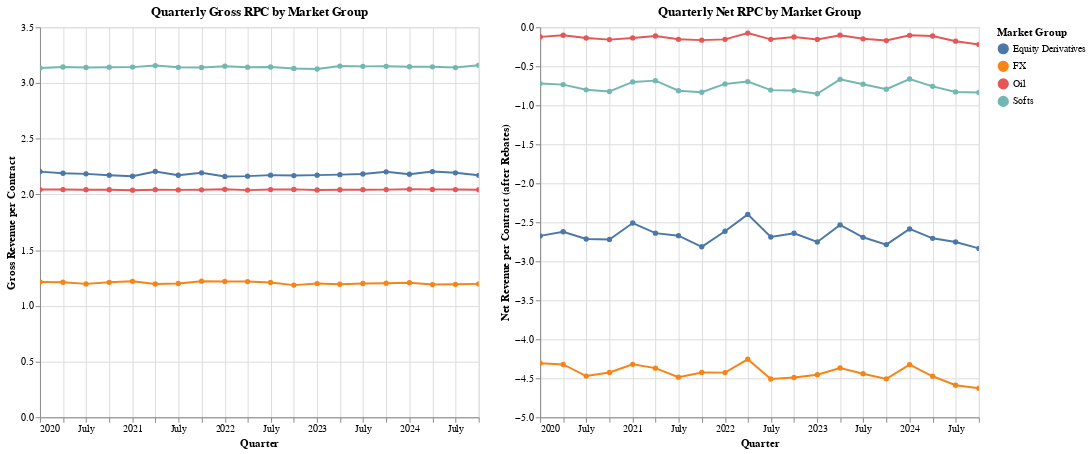

Notebook cell for this chart:
### Code cell
quarter_net_rpc = alt.Chart(quarterly_summary).mark_line(point=True).encode(
    x=alt.X('Quarter:T', title='Quarter'),
    y=alt.Y('Net RPC:Q', title='Net Revenue per Contract (after Rebates)'),
    color=alt.Color('Group:N', title='Market Group'),
    tooltip=['Group', 'Quarter:T', 'Net RPC:Q']
).properties(
    title='Quarterly Net RPC by Market Group',
    width=450,
    height=400
).interactive()

quarter_gross_rpc | quarter_net_rpc

### Figure 1 — Vega-Lite specification as saved in the notebook (floating-point values rounded to 4 significant figures)
{"config": {"view": {"continuousWidth": 300, "continuousHeight": 300}}, "hconcat": [{"mark": {"type": "line", "point": true}, "encoding": {"color": {"field": "Group", "title": "Market Group", "type": "nominal"}, "tooltip": [{"field": "Group", "type": "nominal"}, {"field": "Quarter", "type": "temporal"}, {"field": "Gross RPC", "type": "quantitative"}], "x": {"field": "Quarter", "title": "Quarter", "type": "temporal"}, "y": {"field": "Gross RPC", "title": "Gross Revenue per Contract", "type": "quantitative"}}, "height": 400, "name": "view_3", "title": "Quarterly Gross RPC by Market Group", "width": 450}, {"mark": {"type": "line", "point": true}, "encoding": {"color": {"field": "Group", "title": "Market Group", "type": "nominal"}, "tooltip": [{"field": "Group", "type": "nominal"}, {"field": "Quarter", "type": "temporal"}, {"field": "Net RPC", "type": "quantitative"}], "x": {"field": "Quarter", "title": "Quarter", "type": "temporal"}, "y": {"field": "Net RPC", "title": "Net Revenue per Contract (after Rebates)", "type": "quantitative"}}, "height": 400, "name": "view_4", "title": "Quarterly Net RPC by Market Group", "width": 450}], "data": {"name": "data-7f60f2c6337c1b0003352a4a862b972a"}, "params": [{"name": "param_5", "select": {"type": "interval", "encodings": ["x", "y"]}, "bind": "scales", "views": ["view_3"]}, {"name": "param_6", "select": {"type": "interval", "encodings": ["x", "y"]}, "bind": "scales", "views": ["view_4"]}], "$schema": "https://vega.github.io/schema/vega-lite/v5.8.0.json", "datasets": {"data-7f60f2c6337c1b0003352a4a862b972a": [{"Group": "Equity Derivatives", "Quarter": "2020-01-01T00:00:00", "Lots": 14190000.0, "Fees": 31290000.0, "Net_Fees": -37950000.0, "Trading_Days": 62, "Gross RPC": 2.205, "Net RPC": -2.674, "ADV": 228900.0}, {"Group": "Equity Derivatives", "Quarter": "2020-04-01T00:00:00", "Lots": 12200000.0, "Fees": 26720000.0, "Net_Fees": -31980000.0, "Trading_Days": 63, "Gross RPC": 2.191, "Net RPC": -2.621, "ADV": 193600.0}, {"Group": "Equity Derivatives", "Quarter": "2020-07-01T00:00:00", "Lots": 13020000.0, "Fees": 28440000.0, "Net_Fees": -35330000.0, "Trading_Days": 64, "Gross RPC": 2.185, "Net RPC": -2.714, "ADV": 203400.0}, {"Group": "Equity Derivatives", "Quarter": "2020-10-01T00:00:00", "Lots": 13600000.0, "Fees": 29540000.0, "Net_Fees": -36970000.0, "Trading_Days": 64, "Gross RPC": 2.173, "Net RPC": -2.72, "ADV": 212400.0}, {"Group": "Equity Derivatives", "Quarter": "2021-01-01T00:00:00", "Lots": 14180000.0, "Fees": 30680000.0, "Net_Fees": -35590000.0, "Trading_Days": 61, "Gross RPC": 2.164, "Net RPC": -2.509, "ADV": 232500.0}, {"Group": "Equity Derivatives", "Quarter": "2021-04-01T00:00:00", "Lots": 12760000.0, "Fees": 28160000.0, "Net_Fees": -33680000.0, "Trading_Days": 63, "Gross RPC": 2.206, "Net RPC": -2.639, "ADV": 202600.0}, {"Group": "Equity Derivatives", "Quarter": "2021-07-01T00:00:00", "Lots": 13600000.0, "Fees": 29540000.0, "Net_Fees": -36340000.0, "Trading_Days": 64, "Gross RPC": 2.172, "Net RPC": -2.671, "ADV": 212500.0}, {"Group": "Equity Derivatives", "Quarter": "2021-10-01T00:00:00", "Lots": 14100000.0, "Fees": 30940000.0, "Net_Fees": -39680000.0, "Trading_Days": 64, "Gross RPC": 2.194, "Net RPC": -2.814, "ADV": 220300.0}, {"Group": "Equity Derivatives", "Quarter": "2022-01-01T00:00:00", "Lots": 15320000.0, "Fees": 33130000.0, "Net_Fees": -40070000.0, "Trading_Days": 62, "Gross RPC": 2.162, "Net RPC": -2.615, "ADV": 247200.0}, {"Group": "Equity Derivatives", "Quarter": "2022-04-01T00:00:00", "Lots": 12820000.0, "Fees": 27750000.0, "Net_Fees": -30760000.0, "Trading_Days": 62, "Gross RPC": 2.164, "Net RPC": -2.399, "ADV": 206800.0}, {"Group": "Equity Derivatives", "Quarter": "2022-07-01T00:00:00", "Lots": 13970000.0, "Fees": 30360000.0, "Net_Fees": -37560000.0, "Trading_Days": 64, "Gross RPC": 2.173, "Net RPC": -2.689, "ADV": 218200.0}, {"Group": "Equity Derivatives", "Quarter": "2022-10-01T00:00:00", "Lots": 14220000.0, "Fees": 30850000.0, "Net_Fees": -37540000.0, "Trading_Days": 63, "Gross RPC": 2.169, "Net RPC": -2.641, "ADV": 225700.0}, {"Group": "Equity Derivatives", "Quarter": "2023-01-01T00:00:00", "Lots": 15690000.0, "Fees": 34100000.0, "Net_Fees": -43190000.0, "Trading_Days": 62, "Gross RPC": 2.173, "Net RPC": -2.752, "ADV": 253100.0}, {"Group": "Equity Derivatives", "Quarter": "2023-04-01T00:00:00", "Lots": 13350000.0, "Fees": 29060000.0, "Net_Fees": -33820000.0, "Trading_Days": 62, "Gross RPC": 2.178, "Net RPC": -2.534, "ADV": 215300.0}, {"Group": "Equity Derivatives", "Quarter": "2023-07-01T00:00:00", "Lots": 13840000.0, "Fees": 30210000.0, "Net_Fees": -37260000.0, "Trading_Days": 63, "Gross RPC": 2.183, "Net RPC": -2.692, "ADV": 219700.0}, {"Group": "Equity Derivatives", "Quarter": "2023-10-01T00:00:00", "Lots": 14670000.0, "Fees": 32310000.0, "Net_Fees": -40870000.0, "Trading_Days": 63, "Gross RPC": 2.203, "Net RPC": -2.786, "ADV": 232900.0}, {"Group": "Equity Derivatives", "Quarter": "2024-01-01T00:00:00", "Lots": 15980000.0, "Fees": 34850000.0, "Net_Fees": -41310000.0, "Trading_Days": 61, "Gross RPC": 2.181, "Net RPC": -2.585, "ADV": 261900.0}, {"Group": "Equity Derivatives", "Quarter": "2024-04-01T00:00:00", "Lots": 13910000.0, "Fees": 30670000.0, "Net_Fees": -37640000.0, "Trading_Days": 63, "Gross RPC": 2.205, "Net RPC": -2.706, "ADV": 220800.0}, {"Group": "Equity Derivatives", "Quarter": "2024-07-01T00:00:00", "Lots": 14830000.0, "Fees": 32530000.0, "Net_Fees": -40820000.0, "Trading_Days": 64, "Gross RPC": 2.194, "Net RPC": -2.753, "ADV": 231700.0}, {"Group": "Equity Derivatives", "Quarter": "2024-10-01T00:00:00", "Lots": 15470000.0, "Fees": 33590000.0, "Net_Fees": -43860000.0, "Trading_Days": 64, "Gross RPC": 2.171, "Net RPC": -2.835, "ADV": 241700.0}, {"Group": "FX", "Quarter": "2020-01-01T00:00:00", "Lots": 12130000.0, "Fees": 14740000.0, "Net_Fees": -52260000.0, "Trading_Days": 62, "Gross RPC": 1.215, "Net RPC": -4.307, "ADV": 195700.0}, {"Group": "FX", "Quarter": "2020-04-01T00:00:00", "Lots": 10710000.0, "Fees": 12980000.0, "Net_Fees": -46310000.0, "Trading_Days": 63, "Gross RPC": 1.212, "Net RPC": -4.323, "ADV": 170100.0}, {"Group": "FX", "Quarter": "2020-07-01T00:00:00", "Lots": 11630000.0, "Fees": 13930000.0, "Net_Fees": -52020000.0, "Trading_Days": 64, "Gross RPC": 1.197, "Net RPC": -4.471, "ADV": 181800.0}, {"Group": "FX", "Quarter": "2020-10-01T00:00:00", "Lots": 11780000.0, "Fees": 14270000.0, "Net_Fees": -52140000.0, "Trading_Days": 64, "Gross RPC": 1.211, "Net RPC": -4.426, "ADV": 184100.0}, {"Group": "FX", "Quarter": "2021-01-01T00:00:00", "Lots": 13010000.0, "Fees": 15880000.0, "Net_Fees": -56230000.0, "Trading_Days": 61, "Gross RPC": 1.22, "Net RPC": -4.321, "ADV": 213300.0}, {"Group": "FX", "Quarter": "2021-04-01T00:00:00", "Lots": 11580000.0, "Fees": 13850000.0, "Net_Fees": -50600000.0, "Trading_Days": 63, "Gross RPC": 1.196, "Net RPC": -4.37, "ADV": 183800.0}, {"Group": "FX", "Quarter": "2021-07-01T00:00:00", "Lots": 12050000.0, "Fees": 14470000.0, "Net_Fees": -54060000.0, "Trading_Days": 64, "Gross RPC": 1.201, "Net RPC": -4.485, "ADV": 188300.0}, {"Group": "FX", "Quarter": "2021-10-01T00:00:00", "Lots": 12250000.0, "Fees": 14960000.0, "Net_Fees": -54190000.0, "Trading_Days": 64, "Gross RPC": 1.222, "Net RPC": -4.425, "ADV": 191300.0}, {"Group": "FX", "Quarter": "2022-01-01T00:00:00", "Lots": 13750000.0, "Fees": 16760000.0, "Net_Fees": -60880000.0, "Trading_Days": 62, "Gross RPC": 1.219, "Net RPC": -4.427, "ADV": 221800.0}, {"Group": "FX", "Quarter": "2022-04-01T00:00:00", "Lots": 11650000.0, "Fees": 14180000.0, "Net_Fees": -49570000.0, "Trading_Days": 62, "Gross RPC": 1.218, "Net RPC": -4.256, "ADV": 187800.0}, {"Group": "FX", "Quarter": "2022-07-01T00:00:00", "Lots": 12470000.0, "Fees": 15090000.0, "Net_Fees": -56230000.0, "Trading_Days": 64, "Gross RPC": 1.21, "Net RPC": -4.509, "ADV": 194900.0}, {"Group": "FX", "Quarter": "2022-10-01T00:00:00", "Lots": 13170000.0, "Fees": 15630000.0, "Net_Fees": -59150000.0, "Trading_Days": 63, "Gross RPC": 1.186, "Net RPC": -4.49, "ADV": 209100.0}, {"Group": "FX", "Quarter": "2023-01-01T00:00:00", "Lots": 14230000.0, "Fees": 17070000.0, "Net_Fees": -63360000.0, "Trading_Days": 62, "Gross RPC": 1.2, "Net RPC": -4.454, "ADV": 229500.0}, {"Group": "FX", "Quarter": "2023-04-01T00:00:00", "Lots": 12420000.0, "Fees": 14830000.0, "Net_Fees": -54250000.0, "Trading_Days": 62, "Gross RPC": 1.194, "Net RPC": -4.368, "ADV": 200300.0}, {"Group": "FX", "Quarter": "2023-07-01T00:00:00", "Lots": 13080000.0, "Fees": 15700000.0, "Net_Fees": -58070000.0, "Trading_Days": 63, "Gross RPC": 1.2, "Net RPC": -4.441, "ADV": 207600.0}, {"Group": "FX", "Quarter": "2023-10-01T00:00:00", "Lots": 13560000.0, "Fees": 16330000.0, "Net_Fees": -61130000.0, "Trading_Days": 63, "Gross RPC": 1.204, "Net RPC": -4.507, "ADV": 215300.0}, {"Group": "FX", "Quarter": "2024-01-01T00:00:00", "Lots": 14600000.0, "Fees": 17620000.0, "Net_Fees": -63130000.0, "Trading_Days": 61, "Gross RPC": 1.207, "Net RPC": -4.325, "ADV": 239300.0}, {"Group": "FX", "Quarter": "2024-04-01T00:00:00", "Lots": 13190000.0, "Fees": 15710000.0, "Net_Fees": -58990000.0, "Trading_Days": 63, "Gross RPC": 1.191, "Net RPC": -4.474, "ADV": 209300.0}, {"Group": "FX", "Quarter": "2024-07-01T00:00:00", "Lots": 14070000.0, "Fees": 16780000.0, "Net_Fees": -64550000.0, "Trading_Days": 64, "Gross RPC": 1.193, "Net RPC": -4.589, "ADV": 219800.0}, {"Group": "FX", "Quarter": "2024-10-01T00:00:00", "Lots": 14410000.0, "Fees": 17260000.0, "Net_Fees": -66710000.0, "Trading_Days": 64, "Gross RPC": 1.197, "Net RPC": -4.628, "ADV": 225200.0}, {"Group": "Oil", "Quarter": "2020-01-01T00:00:00", "Lots": 114600000.0, "Fees": 234200000.0, "Net_Fees": -14100000.0, "Trading_Days": 62, "Gross RPC": 2.044, "Net RPC": -0.123, "ADV": 1849000.0}, {"Group": "Oil", "Quarter": "2020-04-01T00:00:00", "Lots": 96850000.0, "Fees": 197900000.0, "Net_Fees": -9843000.0, "Trading_Days": 63, "Gross RPC": 2.044, "Net RPC": -0.1016, "ADV": 1537000.0}, {"Group": "Oil", "Quarter": "2020-07-01T00:00:00", "Lots": 101100000.0, "Fees": 206600000.0, "Net_Fees": -13880000.0, "Trading_Days": 64, "Gross RPC": 2.043, "Net RPC": -0.1373, "ADV": 1580000.0}, {"Group": "Oil", "Quarter": "2020-10-01T00:00:00", "Lots": 106500000.0, "Fees": 217500000.0, "Net_Fees": -16820000.0, "Trading_Days": 64, "Gross RPC": 2.042, "Net RPC": -0.1579, "ADV": 1664000.0}, {"Group": "Oil", "Quarter": "2021-01-01T00:00:00", "Lots": 115200000.0, "Fees": 234800000.0, "Net_Fees": -15700000.0, "Trading_Days": 61, "Gross RPC": 2.038, "Net RPC": -0.1363, "ADV": 1888000.0}, {"Group": "Oil", "Quarter": "2021-04-01T00:00:00", "Lots": 100200000.0, "Fees": 204700000.0, "Net_Fees": -11150000.0, "Trading_Days": 63, "Gross RPC": 2.043, "Net RPC": -0.1113, "ADV": 1590000.0}, {"Group": "Oil", "Quarter": "2021-07-01T00:00:00", "Lots": 105200000.0, "Fees": 214800000.0, "Net_Fees": -16210000.0, "Trading_Days": 64, "Gross RPC": 2.041, "Net RPC": -0.154, "ADV": 1644000.0}, {"Group": "Oil", "Quarter": "2021-10-01T00:00:00", "Lots": 109700000.0, "Fees": 224000000.0, "Net_Fees": -18040000.0, "Trading_Days": 64, "Gross RPC": 2.041, "Net RPC": -0.1645, "ADV": 1714000.0}, {"Group": "Oil", "Quarter": "2022-01-01T00:00:00", "Lots": 120400000.0, "Fees": 246300000.0, "Net_Fees": -18610000.0, "Trading_Days": 62, "Gross RPC": 2.046, "Net RPC": -0.1546, "ADV": 1942000.0}, {"Group": "Oil", "Quarter": "2022-04-01T00:00:00", "Lots": 101700000.0, "Fees": 207400000.0, "Net_Fees": -7562000.0, "Trading_Days": 62, "Gross RPC": 2.039, "Net RPC": -0.07434, "ADV": 1641000.0}, {"Group": "Oil", "Quarter": "2022-07-01T00:00:00", "Lots": 108400000.0, "Fees": 221600000.0, "Net_Fees": -16720000.0, "Trading_Days": 64, "Gross RPC": 2.044, "Net RPC": -0.1542, "ADV": 1694000.0}, {"Group": "Oil", "Quarter": "2022-10-01T00:00:00", "Lots": 111300000.0, "Fees": 227500000.0, "Net_Fees": -13790000.0, "Trading_Days": 63, "Gross RPC": 2.045, "Net RPC": -0.1239, "ADV": 1766000.0}, {"Group": "Oil", "Quarter": "2023-01-01T00:00:00", "Lots": 124200000.0, "Fees": 253400000.0, "Net_Fees": -19330000.0, "Trading_Days": 62, "Gross RPC": 2.04, "Net RPC": -0.1557, "ADV": 2003000.0}, {"Group": "Oil", "Quarter": "2023-04-01T00:00:00", "Lots": 103100000.0, "Fees": 210500000.0, "Net_Fees": -10420000.0, "Trading_Days": 62, "Gross RPC": 2.042, "Net RPC": -0.1011, "ADV": 1663000.0}, {"Group": "Oil", "Quarter": "2023-07-01T00:00:00", "Lots": 107800000.0, "Fees": 220300000.0, "Net_Fees": -15950000.0, "Trading_Days": 63, "Gross RPC": 2.043, "Net RPC": -0.1479, "ADV": 1712000.0}, {"Group": "Oil", "Quarter": "2023-10-01T00:00:00", "Lots": 112400000.0, "Fees": 229600000.0, "Net_Fees": -19090000.0, "Trading_Days": 63, "Gross RPC": 2.043, "Net RPC": -0.1699, "ADV": 1784000.0}, {"Group": "Oil", "Quarter": "2024-01-01T00:00:00", "Lots": 122200000.0, "Fees": 250100000.0, "Net_Fees": -12580000.0, "Trading_Days": 61, "Gross RPC": 2.047, "Net RPC": -0.103, "ADV": 2003000.0}, {"Group": "Oil", "Quarter": "2024-04-01T00:00:00", "Lots": 108300000.0, "Fees": 221500000.0, "Net_Fees": -12020000.0, "Trading_Days": 63, "Gross RPC": 2.045, "Net RPC": -0.111, "ADV": 1719000.0}, {"Group": "Oil", "Quarter": "2024-07-01T00:00:00", "Lots": 112700000.0, "Fees": 230300000.0, "Net_Fees": -20040000.0, "Trading_Days": 64, "Gross RPC": 2.044, "Net RPC": -0.1778, "ADV": 1761000.0}, {"Group": "Oil", "Quarter": "2024-10-01T00:00:00", "Lots": 117700000.0, "Fees": 240300000.0, "Net_Fees": -25870000.0, "Trading_Days": 64, "Gross RPC": 2.042, "Net RPC": -0.2199, "ADV": 1838000.0}, {"Group": "Softs", "Quarter": "2020-01-01T00:00:00", "Lots": 44820000.0, "Fees": 140500000.0, "Net_Fees": -32340000.0, "Trading_Days": 62, "Gross RPC": 3.135, "Net RPC": -0.7216, "ADV": 722800.0}, {"Group": "Softs", "Quarter": "2020-04-01T00:00:00", "Lots": 38600000.0, "Fees": 121400000.0, "Net_Fees": -28360000.0, "Trading_Days": 63, "Gross RPC": 3.144, "Net RPC": -0.7346, "ADV": 612800.0}, {"Group": "Softs", "Quarter": "2020-07-01T00:00:00", "Lots": 41720000.0, "Fees": 131000000.0, "Net_Fees": -33450000.0, "Trading_Days": 64, "Gross RPC": 3.139, "Net RPC": -0.8016, "ADV": 652000.0}, {"Group": "Softs", "Quarter": "2020-10-01T00:00:00", "Lots": 42790000.0, "Fees": 134400000.0, "Net_Fees": -35210000.0, "Trading_Days": 64, "Gross RPC": 3.142, "Net RPC": -0.8228, "ADV": 668500.0}, {"Group": "Softs", "Quarter": "2021-01-01T00:00:00", "Lots": 46630000.0, "Fees": 146600000.0, "Net_Fees": -32670000.0, "Trading_Days": 61, "Gross RPC": 3.143, "Net RPC": -0.7005, "ADV": 764500.0}, {"Group": "Softs", "Quarter": "2021-04-01T00:00:00", "Lots": 41310000.0, "Fees": 130400000.0, "Net_Fees": -28250000.0, "Trading_Days": 63, "Gross RPC": 3.157, "Net RPC": -0.6838, "ADV": 655600.0}, {"Group": "Softs", "Quarter": "2021-07-01T00:00:00", "Lots": 43020000.0, "Fees": 135100000.0, "Net_Fees": -34980000.0, "Trading_Days": 64, "Gross RPC": 3.141, "Net RPC": -0.8132, "ADV": 672100.0}, {"Group": "Softs", "Quarter": "2021-10-01T00:00:00", "Lots": 44260000.0, "Fees": 139000000.0, "Net_Fees": -36850000.0, "Trading_Days": 64, "Gross RPC": 3.14, "Net RPC": -0.8326, "ADV": 691600.0}, {"Group": "Softs", "Quarter": "2022-01-01T00:00:00", "Lots": 50000000.0, "Fees": 157600000.0, "Net_Fees": -36300000.0, "Trading_Days": 62, "Gross RPC": 3.151, "Net RPC": -0.726, "ADV": 806500.0}, {"Group": "Softs", "Quarter": "2022-04-01T00:00:00", "Lots": 41790000.0, "Fees": 131300000.0, "Net_Fees": -29090000.0, "Trading_Days": 62, "Gross RPC": 3.142, "Net RPC": -0.696, "ADV": 674100.0}, {"Group": "Softs", "Quarter": "2022-07-01T00:00:00", "Lots": 45120000.0, "Fees": 141900000.0, "Net_Fees": -36330000.0, "Trading_Days": 64, "Gross RPC": 3.144, "Net RPC": -0.8052, "ADV": 705000.0}, {"Group": "Softs", "Quarter": "2022-10-01T00:00:00", "Lots": 45740000.0, "Fees": 143200000.0, "Net_Fees": -37100000.0, "Trading_Days": 63, "Gross RPC": 3.131, "Net RPC": -0.8112, "ADV": 726000.0}, {"Group": "Softs", "Quarter": "2023-01-01T00:00:00", "Lots": 50660000.0, "Fees": 158300000.0, "Net_Fees": -43140000.0, "Trading_Days": 62, "Gross RPC": 3.125, "Net RPC": -0.8515, "ADV": 817100.0}, {"Group": "Softs", "Quarter": "2023-04-01T00:00:00", "Lots": 43270000.0, "Fees": 136400000.0, "Net_Fees": -28870000.0, "Trading_Days": 62, "Gross RPC": 3.152, "Net RPC": -0.6672, "ADV": 697900.0}, {"Group": "Softs", "Quarter": "2023-07-01T00:00:00", "Lots": 46180000.0, "Fees": 145400000.0, "Net_Fees": -33690000.0, "Trading_Days": 63, "Gross RPC": 3.149, "Net RPC": -0.7295, "ADV": 733000.0}, {"Group": "Softs", "Quarter": "2023-10-01T00:00:00", "Lots": 47450000.0, "Fees": 149400000.0, "Net_Fees": -37620000.0, "Trading_Days": 63, "Gross RPC": 3.15, "Net RPC": -0.7928, "ADV": 753200.0}, {"Group": "Softs", "Quarter": "2024-01-01T00:00:00", "Lots": 51620000.0, "Fees": 162400000.0, "Net_Fees": -34230000.0, "Trading_Days": 61, "Gross RPC": 3.146, "Net RPC": -0.663, "ADV": 846300.0}, {"Group": "Softs", "Quarter": "2024-04-01T00:00:00", "Lots": 45780000.0, "Fees": 144000000.0, "Net_Fees": -34640000.0, "Trading_Days": 63, "Gross RPC": 3.145, "Net RPC": -0.7567, "ADV": 726700.0}, {"Group": "Softs", "Quarter": "2024-07-01T00:00:00", "Lots": 47470000.0, "Fees": 149000000.0, "Net_Fees": -39320000.0, "Trading_Days": 64, "Gross RPC": 3.139, "Net RPC": -0.8284, "ADV": 741700.0}, {"Group": "Softs", "Quarter": "2024-10-01T00:00:00", "Lots": 50110000.0, "Fees": 158300000.0, "Net_Fees": -41870000.0, "Trading_Days": 64, "Gross RPC": 3.159, "Net RPC": -0.8355, "ADV": 783000.0}]}}
